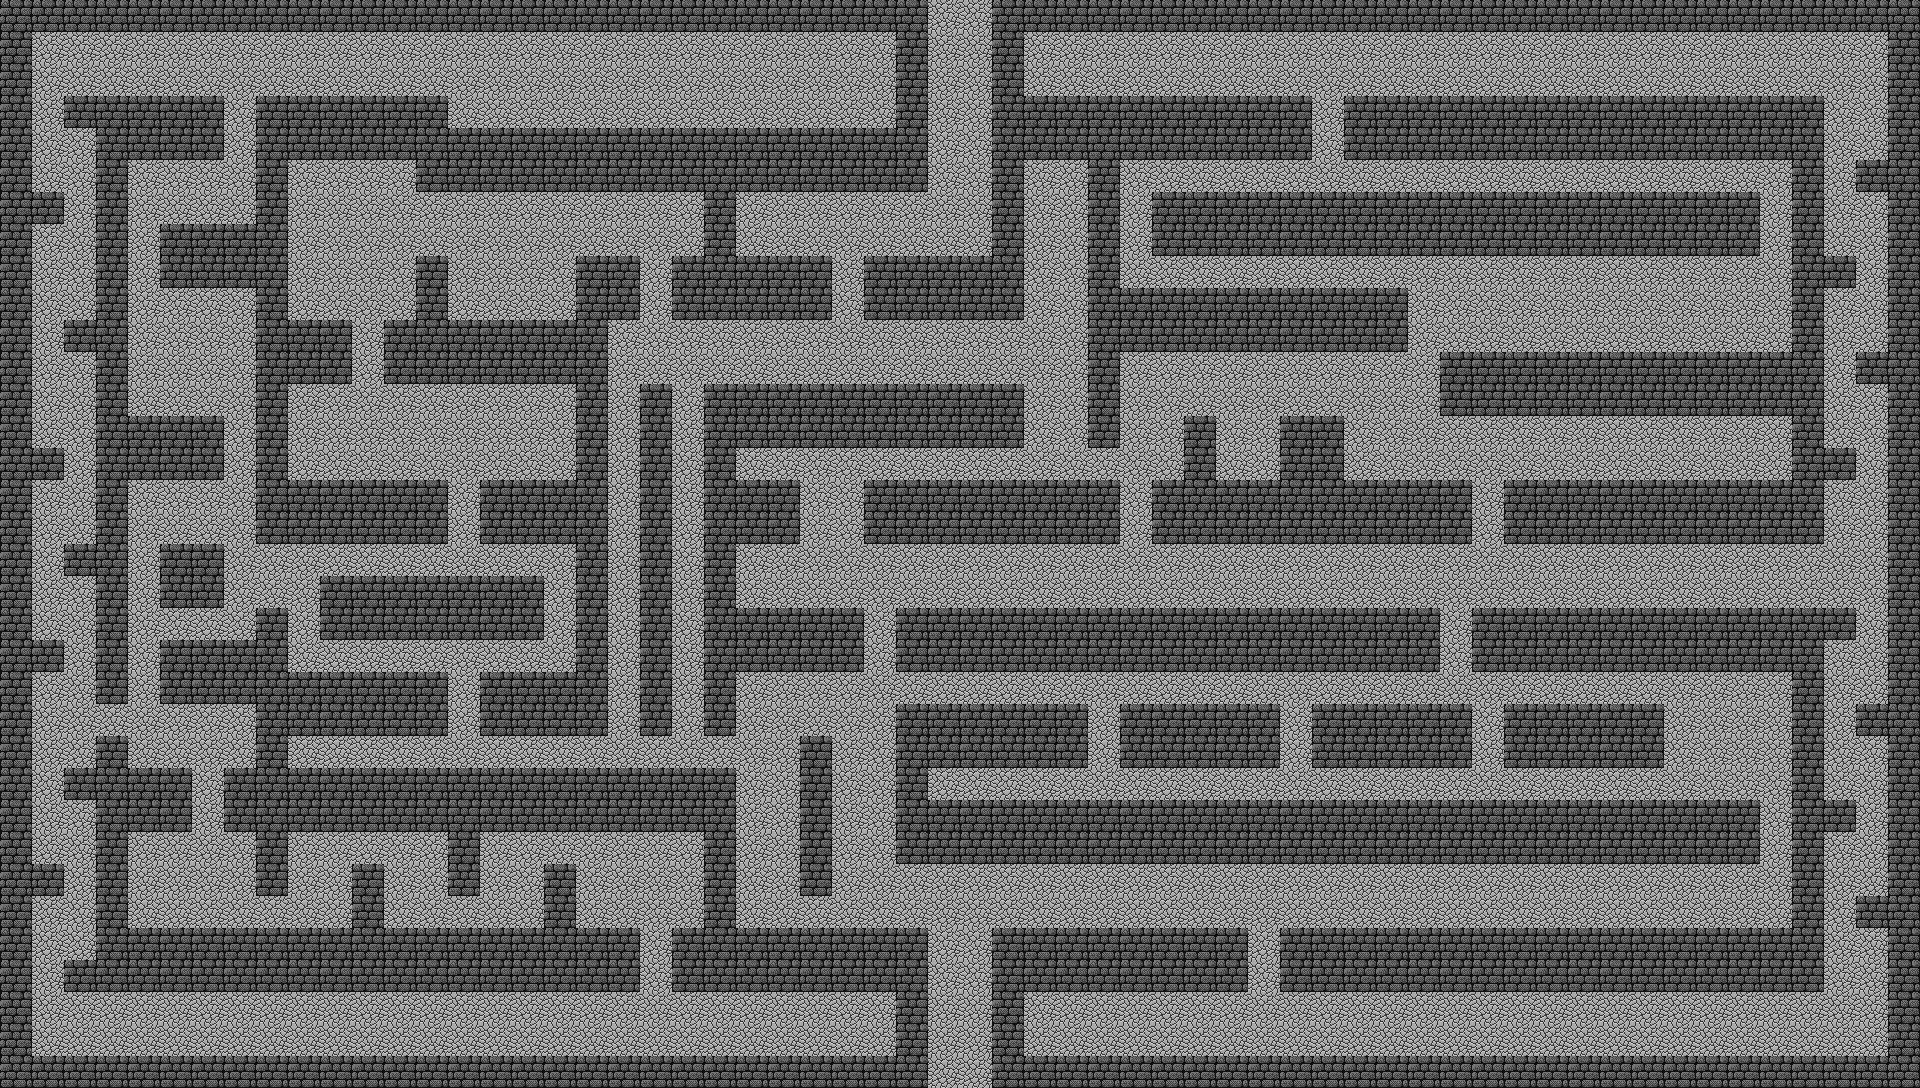

Tiled map render using the project's own tile images. Description and the map definition, with tile-layer contents summarised, below:
An orthogonal 60x34 tile map with 32x32 px tiles, 2 tile layers (Base, Decorations), 7 tilesets and 21 objects (21x Enemy).

<map version="1.0" orientation="orthogonal" width="60" height="34" tilewidth="32" tileheight="32">
 <tileset firstgid="1" source="../../tilesets/Dungeon 1.tsx" />
 <tileset firstgid="91" source="../../tilesets/Dungeon 2.tsx" />
 <tileset firstgid="235" source="../../tilesets/Dungeon 3.tsx" />
 <tileset firstgid="352" source="../../tilesets/Dungeon 4.tsx" />
 <tileset firstgid="523" source="../../tilesets/Overworld 1.tsx" />
 <tileset firstgid="651" source="../../tilesets/Overworld 2.tsx" />
 <tileset firstgid="787" source="../../tilesets/Overworld 3.tsx" />
 <layer name="Base" width="60" height="34">
  <data>[2040 cells, 2040 non-empty, 1 distinct tile ids]</data>
 </layer>
 <layer name="Decorations" width="60" height="34">
  <data>[2040 cells, 2040 non-empty, 2 distinct tile ids]</data>
 </layer>
 <objectgroup name="Objects" width="60" height="34">
  <object name="Skelleton" type="Enemy" x="897" y="343" width="32" height="32" />
  <object name="Skelleton" type="Enemy" x="503" y="34" width="32" height="32" />
  <object name="Skelleton" type="Enemy" x="419" y="423" width="32" height="32" />
  <object name="Skelleton" type="Enemy" x="41" y="383" width="32" height="32" />
  <object name="Skelleton" type="Enemy" x="1494" y="287" width="32" height="32" />
  <object name="Skelleton" type="Enemy" x="174" y="846" width="32" height="32" />
  <object name="Skelleton" type="Enemy" x="840" y="699" width="32" height="32" />
  <object name="Skelleton" type="Enemy" x="333" y="228" width="32" height="32" />
  <object name="Skelleton" type="Enemy" x="491" y="233" width="32" height="32" />
  <object name="Skelleton" type="Enemy" x="945" y="153" width="32" height="32" />
  <object name="Skelleton" type="Enemy" x="367" y="1012" width="32" height="32" />
  <object name="Skelleton" type="Enemy" x="1249" y="993" width="32" height="32" />
  <object name="Skelleton" type="Enemy" x="1840" y="956" width="32" height="32" />
  <object name="Skelleton" type="Enemy" x="1655" y="544" width="32" height="32" />
  <object name="Skelleton" type="Enemy" x="1123" y="565" width="32" height="32" />
  <object name="Skelleton" type="Enemy" x="1112" y="32" width="32" height="32" />
  <object name="Skelleton" type="Enemy" x="1839" y="56" width="32" height="32" />
  <object name="Skelleton" type="Enemy" x="1133" y="389" width="32" height="32" />
  <object name="Skelleton" type="Enemy" x="647" y="68" width="32" height="32" />
  <object name="Skelleton" type="Enemy" x="1707" y="705" width="32" height="32" />
  <object name="Skelleton" type="Enemy" x="1088" y="673" width="32" height="32" />
 </objectgroup>
</map>
